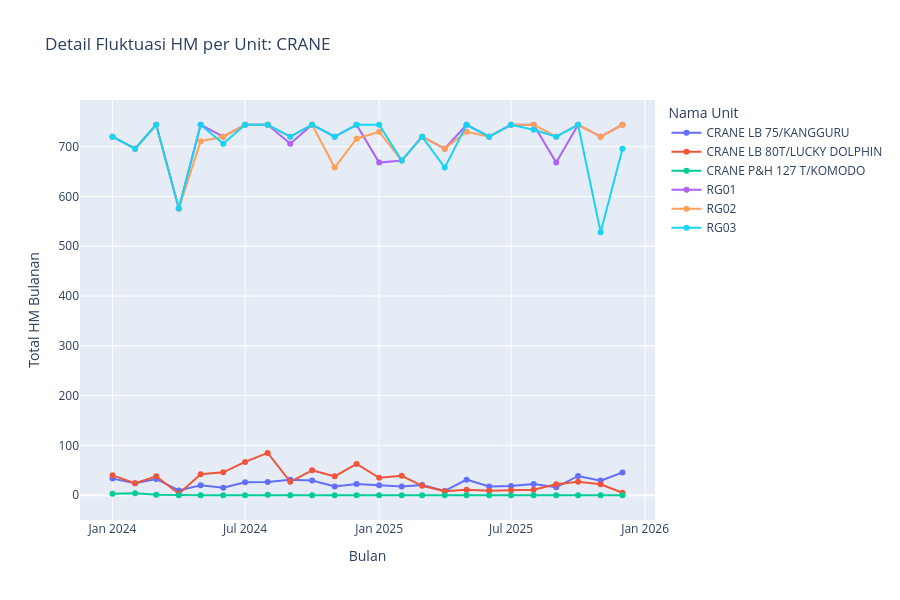

The notebook cell saved with this chart:
### Markdown cell above
### Tren HM Crane

### Code cell
# 4. Plot Khusus CRANE
df_crn = df_unit_monthly[df_unit_monthly['TYPE'] == 'CRANE']

fig_crn = px.line(df_crn, x='TAHUN_BULAN', y='Delta_HM', color='EQUIP NAME', 
              title='Detail Fluktuasi HM per Unit: CRANE',
              labels={'TAHUN_BULAN': 'Bulan', 'Delta_HM': 'Total HM Bulanan'},
              markers=True)

fig_crn.update_layout(height=600, legend_title_text='Nama Unit')
fig_crn.show()

### Figure 1 — Plotly figure (JSON) as saved in the notebook; plotly's stock layout.template omitted (floating-point values rounded to 4 significant figures)
{"data": [{"hovertemplate": "EQUIP NAME=CRANE LB 75/KANGGURU<br>Bulan=%{x}<br>Total HM Bulanan=%{y}<extra></extra>", "legendgroup": "CRANE LB 75/KANGGURU", "line": {"color": "#636efa", "dash": "solid"}, "marker": {"symbol": "circle"}, "mode": "lines+markers", "name": "CRANE LB 75/KANGGURU", "orientation": "v", "showlegend": true, "type": "scatter", "x": ["2024-01", "2024-02", "2024-03", "2024-04", "2024-05", "2024-06", "2024-07", "2024-08", "2024-09", "2024-10", "2024-11", "2024-12", "2025-01", "2025-02", "2025-03", "2025-04", "2025-05", "2025-06", "2025-07", "2025-08", "2025-09", "2025-10", "2025-11", "2025-12"], "xaxis": "x", "y": [33.4, 23.9, 32.7, 9.6, 20.1, 15.2, 26.2, 26.8, 31, 29.4, 17.6, 22.5, 20.3, 17.4, 20.4, 8.7, 31.3, 17.5, 18.8, 22.7, 15.9, 38.7, 29.4, 45.8], "yaxis": "y"}, {"hovertemplate": "EQUIP NAME=CRANE LB 80T/LUCKY DOLPHIN<br>Bulan=%{x}<br>Total HM Bulanan=%{y}<extra></extra>", "legendgroup": "CRANE LB 80T/LUCKY DOLPHIN", "line": {"color": "#EF553B", "dash": "solid"}, "marker": {"symbol": "circle"}, "mode": "lines+markers", "name": "CRANE LB 80T/LUCKY DOLPHIN", "orientation": "v", "showlegend": true, "type": "scatter", "x": ["2024-01", "2024-02", "2024-03", "2024-04", "2024-05", "2024-06", "2024-07", "2024-08", "2024-09", "2024-10", "2024-11", "2024-12", "2025-01", "2025-02", "2025-03", "2025-04", "2025-05", "2025-06", "2025-07", "2025-08", "2025-09", "2025-10", "2025-11", "2025-12"], "xaxis": "x", "y": [40, 24, 38, 3, 42, 46, 67, 85, 27, 50, 38, 63, 35, 39, 19, 8, 11, 9, 10, 11, 22, 27, 22, 5], "yaxis": "y"}, {"hovertemplate": "EQUIP NAME=CRANE P&H 127 T/KOMODO<br>Bulan=%{x}<br>Total HM Bulanan=%{y}<extra></extra>", "legendgroup": "CRANE P&H 127 T/KOMODO", "line": {"color": "#00cc96", "dash": "solid"}, "marker": {"symbol": "circle"}, "mode": "lines+markers", "name": "CRANE P&H 127 T/KOMODO", "orientation": "v", "showlegend": true, "type": "scatter", "x": ["2024-01", "2024-02", "2024-03", "2024-04", "2024-05", "2024-06", "2024-07", "2024-08", "2024-09", "2024-10", "2024-11", "2024-12", "2025-01", "2025-02", "2025-03", "2025-04", "2025-05", "2025-06", "2025-07", "2025-08", "2025-09", "2025-10", "2025-11", "2025-12"], "xaxis": "x", "y": [3, 4, 1, 0, 0, 0, 0, 1, 0, 0, 0, 0, 0, 0, 0, 0, 0, 0, 0, 0, 0, 0, 0, 0], "yaxis": "y"}, {"hovertemplate": "EQUIP NAME=RG01<br>Bulan=%{x}<br>Total HM Bulanan=%{y}<extra></extra>", "legendgroup": "RG01", "line": {"color": "#ab63fa", "dash": "solid"}, "marker": {"symbol": "circle"}, "mode": "lines+markers", "name": "RG01", "orientation": "v", "showlegend": true, "type": "scatter", "x": ["2024-01", "2024-02", "2024-03", "2024-04", "2024-05", "2024-06", "2024-07", "2024-08", "2024-09", "2024-10", "2024-11", "2024-12", "2025-01", "2025-02", "2025-03", "2025-04", "2025-05", "2025-06", "2025-07", "2025-08", "2025-09", "2025-10", "2025-11", "2025-12"], "xaxis": "x", "y": [720, 696, 744, 576, 744, 720, 744, 744, 706, 744, 720, 744, 668, 672, 720, 696, 744, 720, 744, 744, 668, 744, 720, 744], "yaxis": "y"}, {"hovertemplate": "EQUIP NAME=RG02<br>Bulan=%{x}<br>Total HM Bulanan=%{y}<extra></extra>", "legendgroup": "RG02", "line": {"color": "#FFA15A", "dash": "solid"}, "marker": {"symbol": "circle"}, "mode": "lines+markers", "name": "RG02", "orientation": "v", "showlegend": true, "type": "scatter", "x": ["2024-01", "2024-02", "2024-03", "2024-04", "2024-05", "2024-06", "2024-07", "2024-08", "2024-09", "2024-10", "2024-11", "2024-12", "2025-01", "2025-02", "2025-03", "2025-04", "2025-05", "2025-06", "2025-07", "2025-08", "2025-09", "2025-10", "2025-11", "2025-12"], "xaxis": "x", "y": [720, 696, 744, 576, 711, 720, 744, 744, 720, 744, 658, 716, 730, 672, 720, 696, 730, 720, 744, 744, 720, 744, 720, 744], "yaxis": "y"}, {"hovertemplate": "EQUIP NAME=RG03<br>Bulan=%{x}<br>Total HM Bulanan=%{y}<extra></extra>", "legendgroup": "RG03", "line": {"color": "#19d3f3", "dash": "solid"}, "marker": {"symbol": "circle"}, "mode": "lines+markers", "name": "RG03", "orientation": "v", "showlegend": true, "type": "scatter", "x": ["2024-01", "2024-02", "2024-03", "2024-04", "2024-05", "2024-06", "2024-07", "2024-08", "2024-09", "2024-10", "2024-11", "2024-12", "2025-01", "2025-02", "2025-03", "2025-04", "2025-05", "2025-06", "2025-07", "2025-08", "2025-09", "2025-10", "2025-11", "2025-12"], "xaxis": "x", "y": [720, 696, 744, 576, 744, 706, 744, 744, 720, 744, 720, 744, 744, 672, 720, 658, 744, 720, 744, 734, 720, 744, 528, 696], "yaxis": "y"}], "layout": {"height": 600, "legend": {"title": {"text": "Nama Unit"}, "tracegroupgap": 0}, "title": {"text": "Detail Fluktuasi HM per Unit: CRANE"}, "xaxis": {"anchor": "y", "domain": [0, 1], "title": {"text": "Bulan"}}, "yaxis": {"anchor": "x", "domain": [0, 1], "title": {"text": "Total HM Bulanan"}}}}
